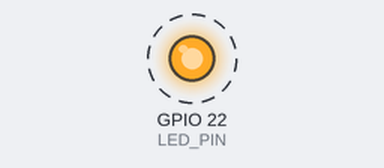
Recording of a sketch running on a simulated ESP32. Parts: output pins drawn as LEDs (lit = HIGH). Dashed ring = blinking.

Above: at 0.5 s.
Timing chart, 0 to 4.6 s (numbered marks = the images above):
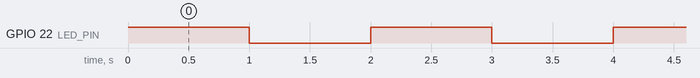

The sketch:

led_blink.ino
```cpp
#define LED_PIN 22

void setup() {
  pinMode(LED_PIN, OUTPUT);
}

void loop() {
  digitalWrite(LED_PIN, HIGH);
  delay(1000);  // LED ON for 1 second

  digitalWrite(LED_PIN, LOW);
  delay(1000);  // LED OFF for 1 second
}
```

Measured:
- by itself, GPIO 22 (LED_PIN): alternates HIGH for 1.0 s and LOW for 1.0 s
